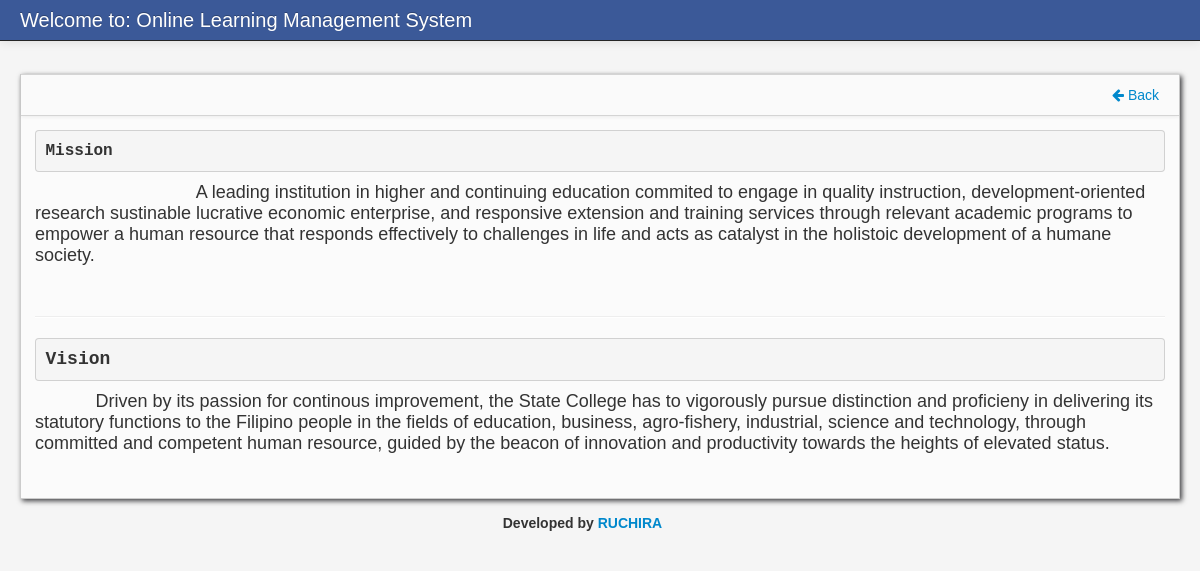
The page /about.php on the database as committed earlier.
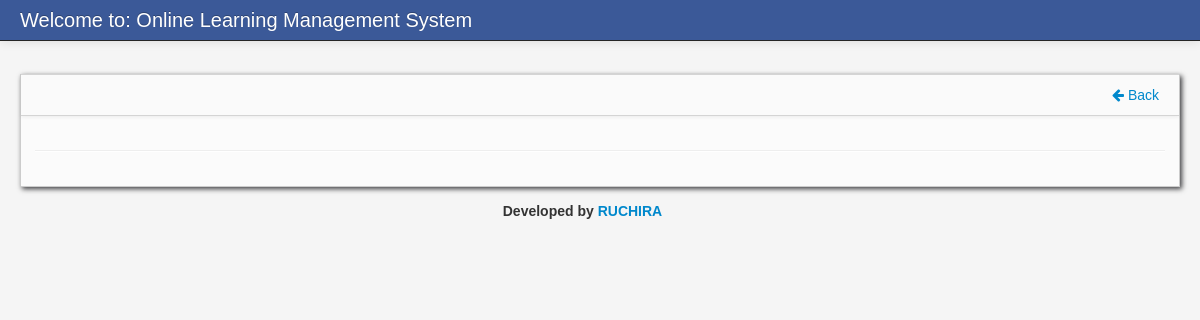
The same page on the database as committed later.
### tables this page shows
CREATE TABLE `content` (
  `content_id` int(11) NOT NULL,
  `title` varchar(100) NOT NULL,
  `content` mediumtext NOT NULL
);

### about.php (the view)
<?php include('header_dashboard.php'); ?>
    <body id="class_div">
		<?php include('navbar_about.php'); ?>
        <div class="container-fluid">
            <div class="row-fluid">
                <div class="span12" id="content">
                     <div class="row-fluid">
                        <div class="block">
								<div class="navbar navbar-inner block-header">
									<div id="" class="muted pull-right"><a href="index.php"><i class="icon-arrow-left"></i> Back</a></div>
								</div>
                            <div class="block-content collapse in">
                                <div class="span12">
										<?php
											$mission_query = mysqli_query($conn,"select * from content where title  = 'mission' ")or die(mysqli_error());
											$mission_row = mysqli_fetch_array($mission_query);
											echo $mission_row['content'];
										?>
								<hr>
										<?php
											$mission_query = mysqli_query($conn,"select * from content where title  = 'vision' ")or die(mysqli_error());
											$mission_row = mysqli_fetch_array($mission_query);
											echo $mission_row['content'];
										?>
                                </div>
                            </div>
                        </div>
                    </div>
                </div>
            </div>
		<?php include('footer.php'); ?>
        </div>
		<?php include('script.php'); ?>
    </body>
</html>

### header_dashboard.php (shortened to what this page needs)
<!DOCTYPE html>
<html class="no-js">
    <head>
        <link href="admin/bootstrap/css/bootstrap.min.css" rel="stylesheet" media="screen">
        <link href="admin/bootstrap/css/bootstrap-responsive.min.css" rel="stylesheet" media="screen">
        <link href="admin/bootstrap/css/font-awesome.css" rel="stylesheet" media="screen">
        <link href="admin/bootstrap/css/my_style.css" rel="stylesheet" media="screen">
        <link href="admin/bootstrap/css/print.css" rel="stylesheet" media="print">
        <link href="admin/vendors/easypiechart/jquery.easy-pie-chart.css" rel="stylesheet" media="screen">
        <link href="admin/assets/styles.css" rel="stylesheet" media="screen">
		<link href="admin/vendors/fullcalendar/fullcalendar.css" rel="stylesheet" media="screen">
		<link href="admin/assets/DT_bootstrap.css" rel="stylesheet" media="screen">
		<link href="admin/vendors/jGrowl/jquery.jgrowl.css" rel="stylesheet" media="screen">
		<link rel="stylesheet" type="text/css" href="admin/vendors/bootstrap-wysihtml5/src/bootstrap-wysihtml5.css"></link>
		<link href="admin/vendors/jGrowl/jquery.jgrowl.css" rel="stylesheet" media="screen">
    </head>

### navbar_about.php (shortened to what this page needs)
<div class="navbar navbar-fixed-top navbar-inverse">
           <div class="navbar-inner">
               <div class="container-fluid">
                   <a class="brand" href="#">Welcome to: Online Learning Management System</a>
               </div>
           </div>
</div>

### footer.php
<center>
		<footer>
		<p>Developed by <a href="https://ruchiras.com">RUCHIRA</a></p>
		</footer>
</center>

### script.php (shortened to what this page needs)
	<link href="admin/vendors/datepicker.css" rel="stylesheet" media="screen">
	<link href="admin/vendors/uniform.default.css" rel="stylesheet" media="screen">
	<link href="admin/vendors/chosen.min.css" rel="stylesheet" media="screen">
<link rel="stylesheet" type="text/css" href="admin/assets//style.css" />
	<link href="admin/vendors/datepicker.css" rel="stylesheet" media="screen">

### admin/assets/styles.css (style rules this page uses)
body { padding-top: 60px; padding-bottom: 40px; background-color: #f5f5f5; }
#content { margin-left:0px; }
.block { background: url("../images/pixel-60fff.png") repeat scroll 0 0 rgba(0, 0, 0, 0) !important; border: 1px solid #ccc; background: white; margin: 1em 0em; border-top: none; -webkit-box-shadow: 2px 2px 5px rgba(0, 0, 6, 0.75); -moz-box-shadow: 2px 2px 5px rgba(0, 0, 6, 0.75); box-shadow: 2px 2px 5px rgba(0, 0, 6, 0.75); }
.block-content { margin: 1em; min-height: .25em; }
.block-header { margin-bottom: 0px; border-right: none; border-left: none; -webkit-border-radius: 0px; -moz-border-radius: 0px; border-radius: 0px; }
.block-header div { padding-top: 10px; }

Rows that differ between the two databases and show on the page:
no longer on this page (row edited): content: content "Mission A leading institution in higher and continuing education commited to engage in quality instruction, development-oriented research sustinable lucrative economic enterprise, and responsive extension and training services through relevant academic programs to empower a human resource that responds effectively to challenges in life and acts as catalyst in the holistoic development of a humane society."
no longer on this page (row edited): content: content "Vision Driven by its passion for continous improvement, the State College has to vigorously pursue distinction and proficieny in delivering its statutory functions to the Filipino people in the fields of education, business, agro-fishery, industrial, science and technology, through committed and competent human resource, guided by the beacon of innovation and productivity towards the heights of elevated status."
